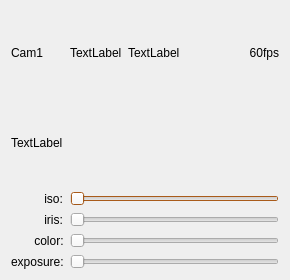
<?xml version="1.0" encoding="UTF-8"?>
<ui version="4.0">
 <class>GSWidget</class>
 <widget class="QWidget" name="GSWidget">
  <property name="geometry">
   <rect>
    <x>0</x>
    <y>0</y>
    <width>290</width>
    <height>280</height>
   </rect>
  </property>
  <property name="sizePolicy">
   <sizepolicy hsizetype="Preferred" vsizetype="Preferred">
    <horstretch>0</horstretch>
    <verstretch>40</verstretch>
   </sizepolicy>
  </property>
  <property name="mouseTracking">
   <bool>true</bool>
  </property>
  <property name="windowTitle">
   <string>Form</string>
  </property>
  <property name="autoFillBackground">
   <bool>false</bool>
  </property>
  <layout class="QGridLayout" name="gridLayout1" rowstretch="0,0,0,0,0,0">
   <item row="0" column="3">
    <widget class="QLabel" name="label_2">
     <property name="text">
      <string/>
     </property>
    </widget>
   </item>
   <item row="5" column="1" colspan="5">
    <widget class="QSlider" name="horizontalSlider_exposure">
     <property name="orientation">
      <enum>Qt::Horizontal</enum>
     </property>
    </widget>
   </item>
   <item row="2" column="1" colspan="5">
    <widget class="QSlider" name="horizontalSlider_ios">
     <property name="palette">
      <palette>
       <active>
        <colorrole role="Base">
         <brush brushstyle="SolidPattern">
          <color alpha="255">
           <red>252</red>
           <green>255</green>
           <blue>255</blue>
          </color>
         </brush>
        </colorrole>
        <colorrole role="Window">
         <brush brushstyle="SolidPattern">
          <color alpha="255">
           <red>236</red>
           <green>128</green>
           <blue>37</blue>
          </color>
         </brush>
        </colorrole>
       </active>
       <inactive>
        <colorrole role="Base">
         <brush brushstyle="SolidPattern">
          <color alpha="255">
           <red>252</red>
           <green>255</green>
           <blue>255</blue>
          </color>
         </brush>
        </colorrole>
        <colorrole role="Window">
         <brush brushstyle="SolidPattern">
          <color alpha="255">
           <red>236</red>
           <green>128</green>
           <blue>37</blue>
          </color>
         </brush>
        </colorrole>
       </inactive>
       <disabled>
        <colorrole role="Base">
         <brush brushstyle="SolidPattern">
          <color alpha="255">
           <red>236</red>
           <green>128</green>
           <blue>37</blue>
          </color>
         </brush>
        </colorrole>
        <colorrole role="Window">
         <brush brushstyle="SolidPattern">
          <color alpha="255">
           <red>236</red>
           <green>128</green>
           <blue>37</blue>
          </color>
         </brush>
        </colorrole>
       </disabled>
      </palette>
     </property>
     <property name="orientation">
      <enum>Qt::Horizontal</enum>
     </property>
    </widget>
   </item>
   <item row="3" column="1" colspan="5">
    <widget class="QSlider" name="horizontalSlider_iris">
     <property name="orientation">
      <enum>Qt::Horizontal</enum>
     </property>
    </widget>
   </item>
   <item row="5" column="0">
    <widget class="QLabel" name="label_exposure">
     <property name="text">
      <string>exposure:</string>
     </property>
    </widget>
   </item>
   <item row="3" column="0">
    <widget class="QLabel" name="label_iris">
     <property name="text">
      <string>          iris:</string>
     </property>
    </widget>
   </item>
   <item row="0" column="5">
    <widget class="QLabel" name="fps">
     <property name="text">
      <string>60fps</string>
     </property>
     <property name="alignment">
      <set>Qt::AlignRight|Qt::AlignTrailing|Qt::AlignVCenter</set>
     </property>
    </widget>
   </item>
   <item row="2" column="0">
    <widget class="QLabel" name="label_ios">
     <property name="text">
      <string>          iso:</string>
     </property>
    </widget>
   </item>
   <item row="0" column="0">
    <widget class="QLabel" name="cam">
     <property name="text">
      <string>Cam1</string>
     </property>
    </widget>
   </item>
   <item row="0" column="2">
    <widget class="QLabel" name="signal_statu2">
     <property name="text">
      <string>TextLabel</string>
     </property>
    </widget>
   </item>
   <item row="1" column="0" colspan="6">
    <widget class="QLabel" name="label">
     <property name="text">
      <string>TextLabel</string>
     </property>
    </widget>
   </item>
   <item row="0" column="1">
    <widget class="QLabel" name="signal_statu1">
     <property name="text">
      <string>TextLabel</string>
     </property>
    </widget>
   </item>
   <item row="4" column="0">
    <widget class="QLabel" name="label_color">
     <property name="text">
      <string>       color:</string>
     </property>
    </widget>
   </item>
   <item row="4" column="1" colspan="5">
    <widget class="QSlider" name="horizontalSlider_color">
     <property name="orientation">
      <enum>Qt::Horizontal</enum>
     </property>
    </widget>
   </item>
   <item row="0" column="4">
    <widget class="QLabel" name="label_3">
     <property name="text">
      <string/>
     </property>
    </widget>
   </item>
  </layout>
 </widget>
 <resources/>
 <connections/>
</ui>
